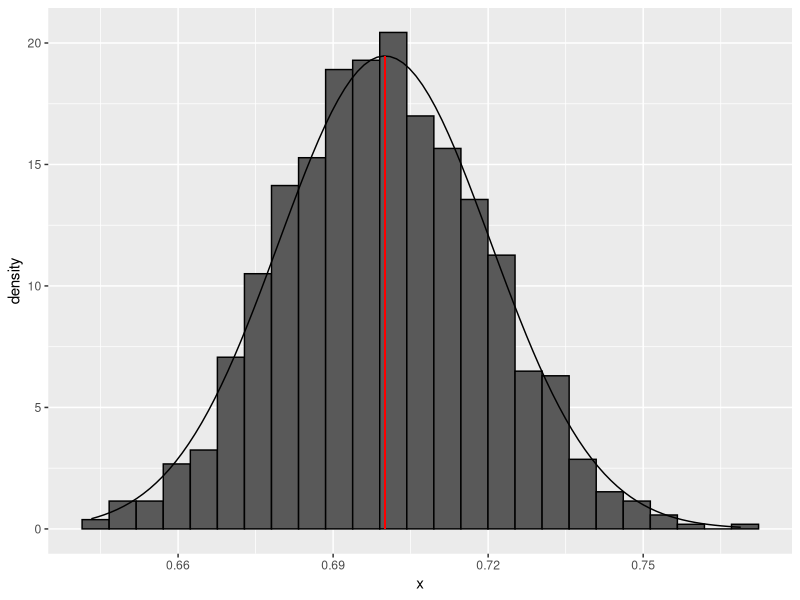
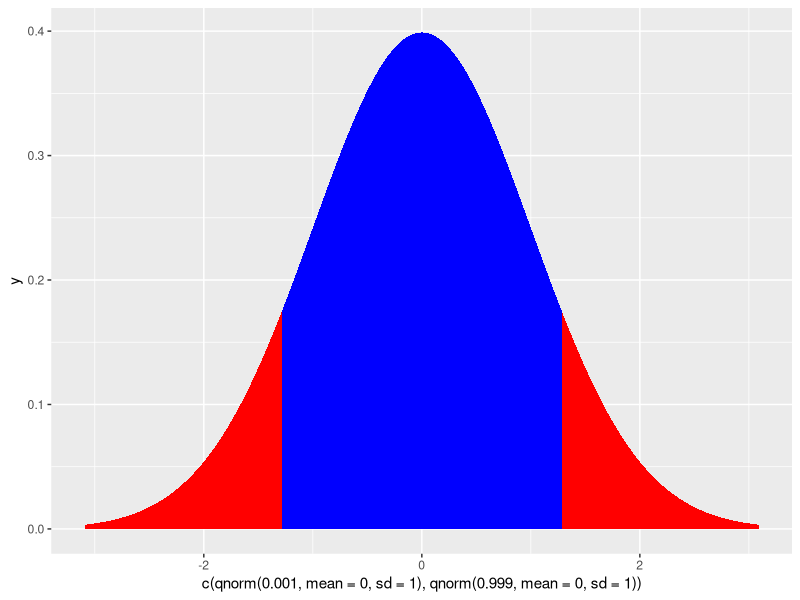
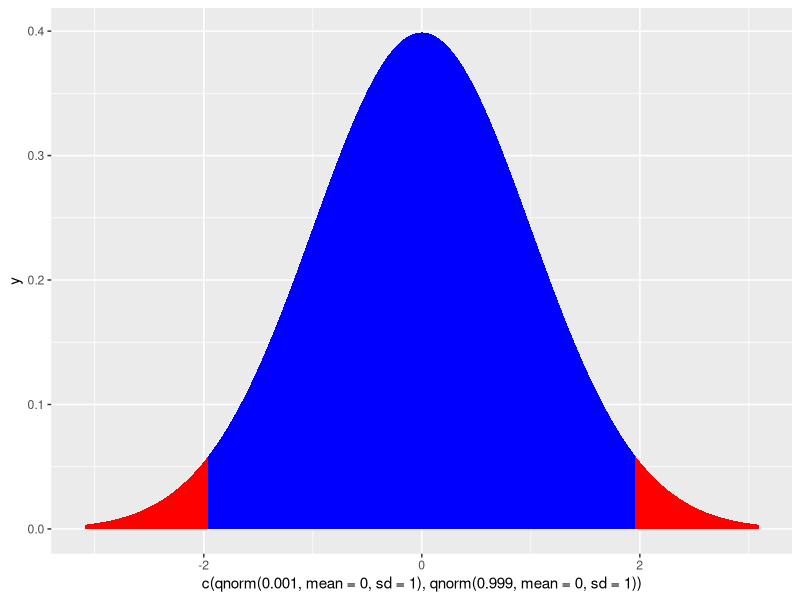

Recreate these plots in R, in order.
## ---- chunk 1
#| label: sampling-distribution

set.seed(432)
p <- .7
q <- 1-p
se <- sqrt(p*q/500)
samp_dist <- 
  tibble::tibble(
    x = rnorm(1000, mean = p, sd = se)
    )

ggplot2::ggplot(
  data = samp_dist,
  ggplot2::aes(
    x = x
  )
) +
  ggplot2::geom_histogram(
    ggplot2::aes(y = ggplot2::after_stat(density)),
    bins = 25,
    color = "black"
  ) + 
  ggplot2::geom_function(
    fun = dnorm,
    args = list(mean = p, sd = se)
  ) + 
  ggplot2::geom_segment(
    x = p,
    xend = p,
    y = 0,
    yend = dnorm(p, mean = p, sd = se),
    color = "red"
  )
## ---- chunk 2
#| label: null-samp-dist

p_mean <- 0
p1 <- .30
p2 <- .40
n1 <- 200
n2 <- 200
p_pool <- (p1*n1 + p2*n2) / (n1 + n2)
q_pool <- 1 - p_pool
p_var <- p_pool * q_pool
p_se <- sqrt(p_var * (1/n1 + 1/n2))
z_u <- qnorm(.90, mean = 0, sd = 1)
z_l <- -qnorm(.90, mean = 0, sd = 1)


ggplot2::ggplot(
  data = NULL,
  ggplot2::aes(
    x = c(qnorm(.001, mean = 0, sd = 1), qnorm(.999, mean = 0, sd = 1))
  )
) + 
  ggplot2::geom_area(
    stat = "function",
    fun = dnorm,
    args = list(mean = 0, sd = 1),
    fill = "red",
    xlim = c(qnorm(.001, mean = 0, sd = 1), z_l)
  ) + 
  ggplot2::geom_area(
    stat = "function",
    fun = dnorm,
    args = list(mean = 0, sd = 1),
    fill = "blue",
    xlim = c(z_l, z_u)
  ) + 
  ggplot2::geom_area(
    stat = "function",
    fun = dnorm,
    args = list(mean = 0, sd = 1),
    fill = "red",
    xlim = c(z_u, qnorm(.999, mean = 0, sd = 1))
  )
  
## ---- chunk 3
#| label: alpha-plot

ggplot2::ggplot(
  data = NULL,
  ggplot2::aes(
    x = c(qnorm(.001, mean = 0, sd = 1), qnorm(.999, mean = 0, sd = 1))
  )
) + 
  ggplot2::geom_area(
    stat = "function",
    fun = dnorm,
    args = list(mean = 0, sd = 1),
    fill = "red",
    xlim = c(qnorm(.001, mean = 0, sd = 1), qnorm(.025))
  ) + 
  ggplot2::geom_area(
    stat = "function",
    fun = dnorm,
    args = list(mean = 0, sd = 1),
    fill = "blue",
    xlim = c(qnorm(.025), qnorm(.975))
  ) + 
  ggplot2::geom_area(
    stat = "function",
    fun = dnorm,
    args = list(mean = 0, sd = 1),
    fill = "red",
    xlim = c(qnorm(.975), qnorm(.999, mean = 0, sd = 1))
  )
  
